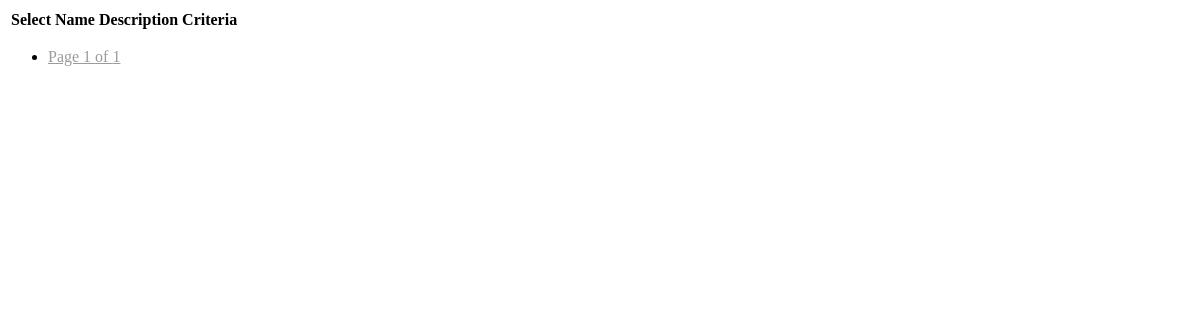
Page /achievement_table/ on the earlier database version.
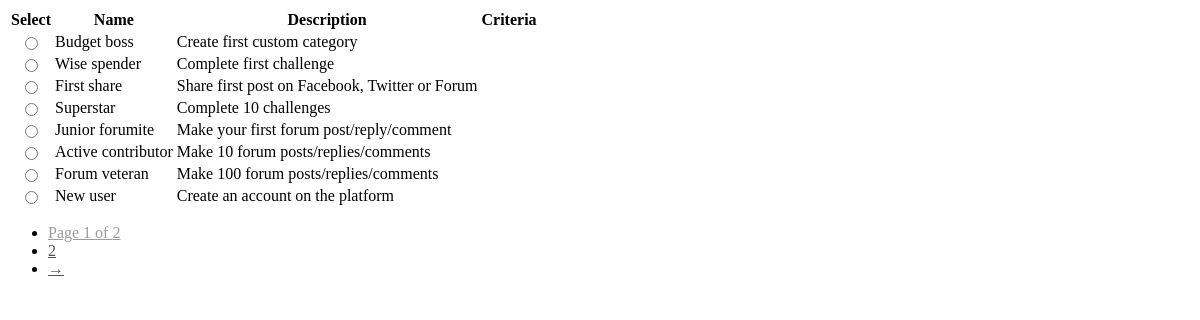
Same page on the later database version.
### tracker/models.py (models this page shows)
class Achievement(models.Model):
    name = models.CharField(max_length=100)
    description = models.TextField()
    criteria = models.TextField()
    badge = models.CharField(max_length=255)

### tracker/views.py (the view)
# urls.py: path('achievement_table/', views.achievement_table, name='achievement_table'),
def achievement_table(request):
  achievement_list = Achievement.objects.all().order_by('id')
  achievement_paginator = Paginator(achievement_list, 8)
  achievement_page_number = request.GET.get('page')
  achievement_page = achievement_paginator.get_page(achievement_page_number)
  return render(request, 'achievement_table.html', {'achievement_page': achievement_page})

### tracker/context_processors.py (called while the page is built, shortened)
def searchFunction(request):
    context = {}
    posts = Post.objects.all()
    return context

def notifications(request):
    if request.user.is_authenticated:
        return {'notifications': request.user.notifications.filter(is_read=False)
    }
    else:
        return  {'notifications': []}

### tracker/templates/achievement_table.html (shortened to what this page needs)
<form id="tableform" method="post">
<table class="table">
<thead>
  <tr>
    <th scope="col">Select</th>
    <th scope="col">Name</th>
    <th scope="col">Description</th>
    <th scope="col">Criteria</th>
  </tr>
</thead>
<tbody>
  {% for achievement in achievement_page %}
  <tr>
    <th scope="row"> <input class = "form-check-input" type = "radio" name = "achievement_pk" value = {{achievement.pk}}></input> </th>
    <td> {{achievement.name}}</td>
    <td> {{achievement.description}}</td>
    <td> {{achievement.criteria}}</td>
  </tr>
</tbody>
{% endfor %}
</table>
</form>
<div id="achievement-pagination">
<nav aria-label="Page navigation example">
  <ul class="pagination pagination-sm">
    <li class="page-item disabled"><a href='#' class="page-link" style="color: #9c9a9a;">
      Page {{ achievement_page.number }} of {{ achievement_page.paginator.num_pages }}
    </a></li>
    {% if achievement_page.has_next %}
        <li class="page-item"><a class="page-link" href="?page={{ achievement_page.paginator.num_pages }}&view=Achievements" style="color: #525252;">{{ achievement_page.paginator.num_pages }}</a></li>
        <li class="page-item"><a class="page-link" href="?page={{ achievement_page.next_page_number }}&view=Achievements" style="color: #525252;d">&rarr;</a></li></li>
    {% endif %}
  </ul>
</nav>
</div>

Differences in the rows shown:
added Achievement: name "Budget boss", description "Create first custom category"
added Achievement: name "Wise spender", description "Complete first challenge"
added Achievement: name "First share", description "Share first post on Facebook, Twitter or Forum"
added Achievement: name "Superstar", description "Complete 10 challenges"
added Achievement: name "Junior forumite", description "Make your first forum post/reply/comment"
added Achievement: name "Active contributor", description "Make 10 forum posts/replies/comments"
added Achievement: name "Forum veteran", description "Make 100 forum posts/replies/comments"
added Achievement: name "New user", description "Create an account on the platform"
Other differences:
{{ achievement_page.paginator.num_pages }}: "1" → "2"
{{ achievement_page.paginator.num_pages }}: (not shown) → "2"
